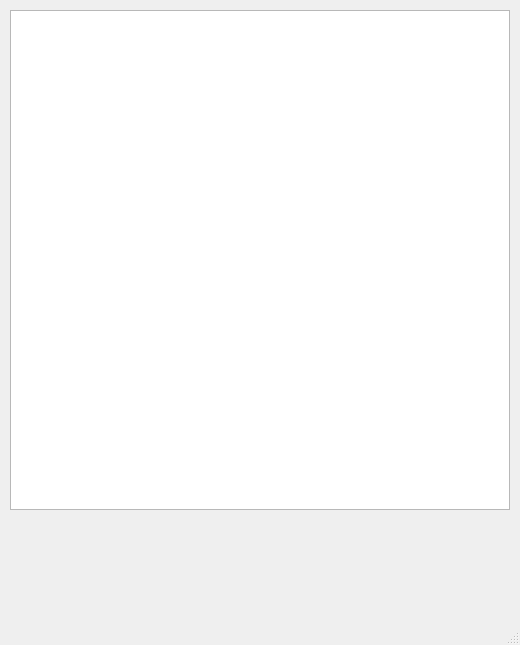
<?xml version="1.0" encoding="UTF-8"?>
<ui version="4.0">
 <class>MainWindow</class>
 <widget class="QMainWindow" name="MainWindow">
  <property name="geometry">
   <rect>
    <x>0</x>
    <y>0</y>
    <width>520</width>
    <height>645</height>
   </rect>
  </property>
  <property name="windowTitle">
   <string>MainWindow</string>
  </property>
  <widget class="QWidget" name="centralwidget">
   <widget class="QGraphicsView" name="graphicsView">
    <property name="geometry">
     <rect>
      <x>10</x>
      <y>10</y>
      <width>500</width>
      <height>500</height>
     </rect>
    </property>
   </widget>
  </widget>
  <widget class="QMenuBar" name="menubar">
   <property name="geometry">
    <rect>
     <x>0</x>
     <y>0</y>
     <width>520</width>
     <height>22</height>
    </rect>
   </property>
  </widget>
  <widget class="QStatusBar" name="statusbar"/>
 </widget>
 <resources/>
 <connections/>
</ui>
